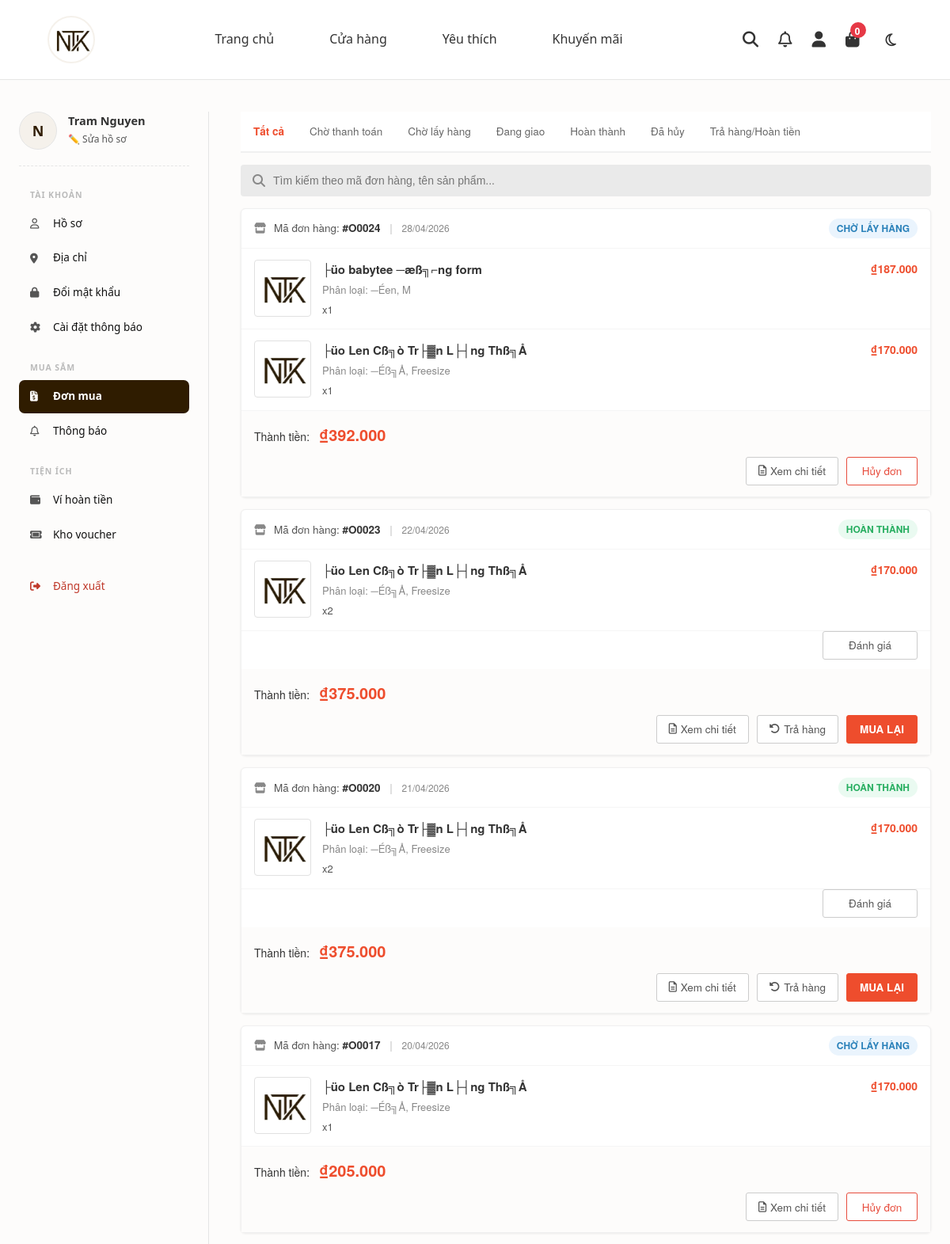
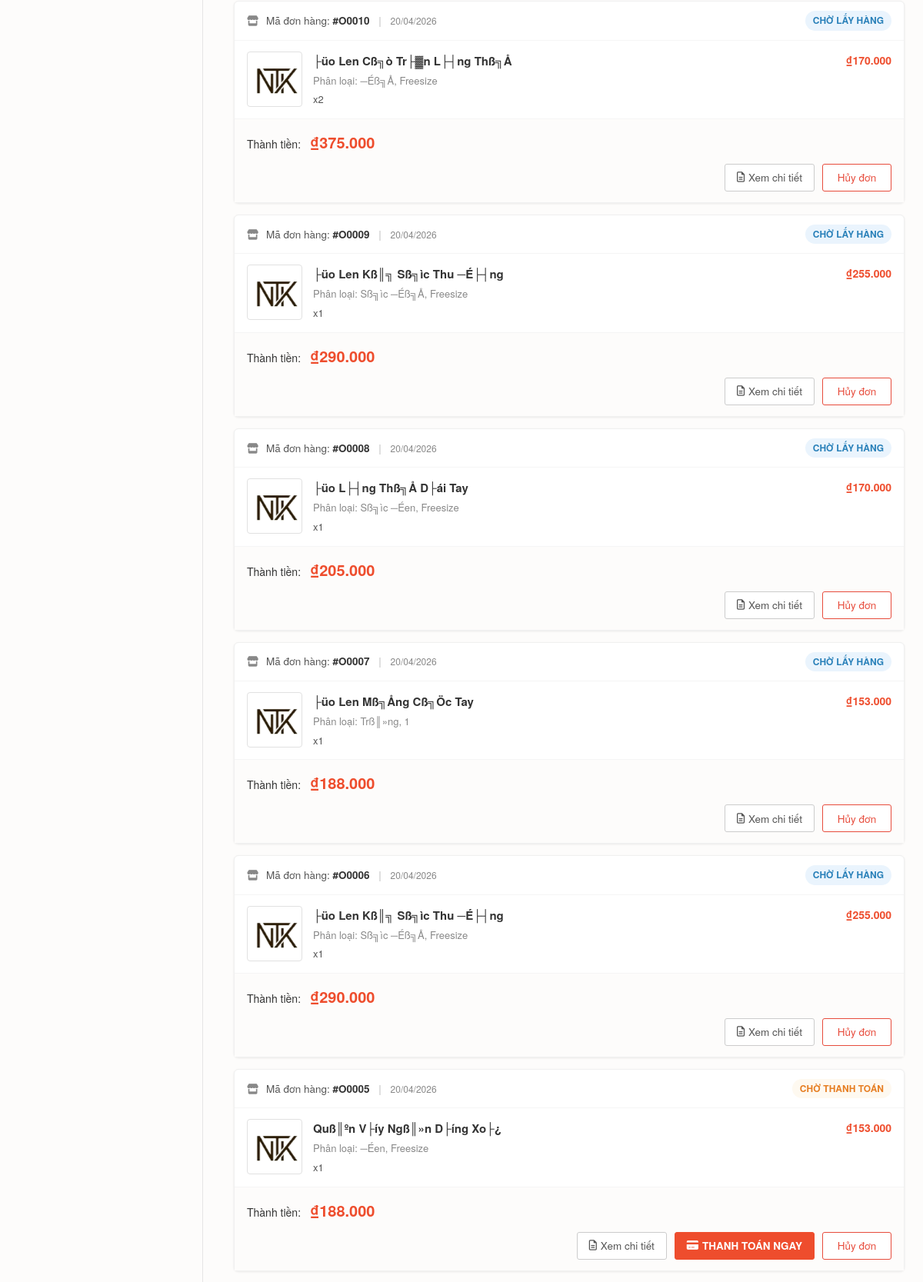
Page /views/user/dashboard.php?view=donmua (signed in, upper part) on the committed database (2 pictures, top to bottom).
### tables this page shows
CREATE TABLE `users` (
  `user_id` char(5) NOT NULL,
  `username` varchar(50) NOT NULL,
  `password` varchar(50) NOT NULL,
  `fullname` varchar(100) DEFAULT NULL,
  `email` varchar(100) DEFAULT NULL,
  `phonenumber` varchar(10) DEFAULT NULL,
  `address` text DEFAULT NULL,
  `verification_code` varchar(6) DEFAULT NULL,
  `verification_code_expires_at` datetime DEFAULT NULL,
  `is_verified` int(11) DEFAULT 0,
  `role` int(11) DEFAULT 0,
  `status` int(11) DEFAULT 1,
  `created_at` datetime DEFAULT current_timestamp(),
  `total_orders` int(11) DEFAULT 0,
  `total_spend` decimal(15,2) DEFAULT 0.00,
  `bank_name` varchar(100) DEFAULT NULL,
  `bank_account_number` varchar(20) DEFAULT NULL,
  `bank_account_name` varchar(100) DEFAULT NULL,
  `wallet_balance` decimal(15,2) DEFAULT 0.00,
  `current_points` int(11) NOT NULL DEFAULT 0,
  `tier` varchar(50) NOT NULL DEFAULT 'Member',
  `accumulated_points` int(11) NOT NULL DEFAULT 0,
  PRIMARY KEY (`user_id`),
  UNIQUE KEY `username` (`username`)
);

CREATE TABLE `orders` (
  `order_id` char(5) NOT NULL,
  `payos_order_code` bigint(20) DEFAULT NULL,
  `payos_qr_code` text DEFAULT NULL,
  `user_id` char(5) DEFAULT NULL,
  `order_date` datetime DEFAULT current_timestamp(),
  `fullname` varchar(100) DEFAULT NULL,
  `phone` varchar(10) DEFAULT NULL,
  `address` varchar(500) DEFAULT NULL,
  `total_price` decimal(15,2) DEFAULT NULL,
  `shipping_fee` decimal(15,2) DEFAULT NULL,
  `shipping_method_id` char(5) DEFAULT NULL,
  `discount_value` decimal(15,2) DEFAULT NULL,
  `order_status` int(11) DEFAULT NULL,
  `final_price` decimal(15,2) DEFAULT NULL,
  `payment_status` int(11) DEFAULT 0,
  `payment_method` int(11) DEFAULT NULL,
  `coupon_id` char(5) DEFAULT NULL,
  `tracking_number` varchar(50) DEFAULT NULL,
  `wallet_used_amount` decimal(15,2) DEFAULT 0.00,
  `note` varchar(500) DEFAULT NULL,
  `payos_checkout_url` varchar(1000) DEFAULT NULL,
  PRIMARY KEY (`order_id`),
  KEY `fk_order_user` (`user_id`),
  KEY `fk_order_coupon` (`coupon_id`),
  KEY `fk_order_ship` (`shipping_method_id`),
  CONSTRAINT `fk_order_coupon` FOREIGN KEY (`coupon_id`) REFERENCES `coupons` (`coupon_id`),
  CONSTRAINT `fk_order_ship` FOREIGN KEY (`shipping_method_id`) REFERENCES `shipping_methods` (`shipping_method_id`),
  CONSTRAINT `fk_order_user` FOREIGN KEY (`user_id`) REFERENCES `users` (`user_id`)
);

CREATE TABLE `products` (
  `product_id` char(5) NOT NULL,
  `category_id` char(5) DEFAULT NULL,
  `name` varchar(200) NOT NULL,
  `description` varchar(500) DEFAULT NULL,
  `image` varchar(255) DEFAULT NULL,
  `rating` decimal(2,1) DEFAULT NULL,
  `sold_count` int(11) DEFAULT 0,
  `status` int(11) DEFAULT 1,
  `avg_rating` decimal(2,1) DEFAULT NULL,
  `total_reviews` int(11) DEFAULT 0,
  `seo_title` varchar(150) DEFAULT NULL,
  `seo_description` varchar(300) DEFAULT NULL,
  PRIMARY KEY (`product_id`),
  KEY `fk_prod_cat` (`category_id`)
);

CREATE TABLE `order_details` (
  `detail_id` char(5) NOT NULL,
  `order_id` char(5) DEFAULT NULL,
  `variant_id` char(5) DEFAULT NULL,
  `quantity` int(11) DEFAULT NULL,
  `price` decimal(15,2) DEFAULT NULL,
  `feedback` varchar(500) DEFAULT NULL,
  `is_reviewed` int(11) DEFAULT 0,
  `product_name` varchar(200) DEFAULT NULL,
  `unit_price` decimal(15,2) DEFAULT NULL,
  PRIMARY KEY (`detail_id`),
  KEY `fk_detail_order` (`order_id`),
  KEY `fk_detail_variant` (`variant_id`),
  CONSTRAINT `fk_detail_order` FOREIGN KEY (`order_id`) REFERENCES `orders` (`order_id`),
  CONSTRAINT `fk_detail_variant` FOREIGN KEY (`variant_id`) REFERENCES `product_variants` (`variant_id`)
);

### src/views/user/orders.php (the view, shortened to what this page needs)
<?php
$user_id = $_SESSION['user_id'];
$current_tab = isset($_GET['tab']) ? $_GET['tab'] : 'all';
function getOrderStatusInfo($code) {
    $map = [
        0  => ['text' => 'CHỜ THANH TOÁN',          'color' => '#e67e22', 'bg' => '#fef9f0'],
        1  => ['text' => 'CHỜ LẤY HÀNG',            'color' => '#2980b9', 'bg' => '#eaf4fd'],
        2  => ['text' => 'ĐANG GIAO HÀNG',           'color' => '#8e44ad', 'bg' => '#f5eef8'],
        3  => ['text' => 'HOÀN THÀNH',               'color' => '#27ae60', 'bg' => '#eafaf1'],
        4  => ['text' => 'ĐÃ HỦY',                   'color' => '#888888', 'bg' => '#f5f5f5'],
        5  => ['text' => 'ĐANG YÊU CẦU TRẢ HÀNG',   'color' => '#c0392b', 'bg' => '#fdf0ef'],
        6  => ['text' => 'ĐANG HOÀN TRẢ HÀNG',       'color' => '#d35400', 'bg' => '#fef5ec'],
        7  => ['text' => 'ĐÃ HOÀN TIỀN',             'color' => '#1abc9c', 'bg' => '#e8faf8'],
        8  => ['text' => 'CHỜ DUYỆT HỦY',            'color' => '#f39c12', 'bg' => '#fef9e7'],
        9  => ['text' => 'GIAO HÀNG THẤT BẠI',       'color' => '#c0392b', 'bg' => '#fdf0ef'],
        10 => ['text' => 'ĐANG HOÀN VỀ KHO',         'color' => '#7f8c8d', 'bg' => '#f2f3f4'],
    ];
    return $map[$code] ?? ['text' => 'KHÔNG RÕ', 'color' => '#333', 'bg' => '#fff'];
}
$params = [':user_id' => $user_id];
$status_condition = '';
switch ($current_tab) {
    default:
        $status_condition = "AND o.order_status NOT IN (4)";
}
$sql = "
    SELECT
        o.order_id, o.order_status, o.final_price, o.order_date,
        o.payment_method, o.payment_status, o.tracking_number,
        od.quantity, od.price, p.product_id,
        p.name AS product_name, p.image AS product_image,
        v.color, v.size, v.image AS variant_image
    FROM orders o
    JOIN order_details od ON o.order_id = od.order_id
    JOIN product_variants v ON od.variant_id = v.variant_id
    JOIN products p ON v.product_id = p.product_id
    WHERE o.user_id = :user_id $status_condition
    ORDER BY o.order_date DESC
";
try {
    $stmt = $conn->prepare($sql);
    $stmt->execute($params);
    $results = $stmt->fetchAll(PDO::FETCH_ASSOC);
    $orders = [];
    foreach ($results as $row) {
        $oid = $row['order_id'];
        if (!isset($orders[$oid])) {
            $orders[$oid] = [
                'order_id'       => $oid,
                'status'         => (int)$row['order_status'],
                'total_amount'   => $row['final_price'],
                'order_date'     => $row['order_date'],
                'payment_method' => (int)$row['payment_method'],
                'payment_status' => (int)$row['payment_status'],
                'tracking_number'=> $row['tracking_number'],
                'items'          => []
            ];
        }
        $variant_parts = [];
        if (!empty($row['color'])) $variant_parts[] = $row['color'];
        if (!empty($row['size']))  $variant_parts[] = $row['size'];
        $row['variant_name'] = implode(', ', $variant_parts);
        $row['image_url']    = !empty($row['variant_image']) ? $row['variant_image'] : $row['product_image'];
        $orders[$oid]['items'][] = $row;
    }
} catch (PDOException $e) {
    echo "<div style='padding:20px; background:#fff3cd; color:#856404;'>Lỗi SQL: " . $e->getMessage() . "</div>";
    $orders = [];
}
?>
<div class="order-container">
    <div class="order-tabs">
        <a href="?view=donmua&tab=all"    class="<?= $current_tab === 'all'    ? 'active' : '' ?>">Tất cả</a>
        <a href="?view=donmua&tab=0"      class="<?= $current_tab === '0'      ? 'active' : '' ?>">Chờ thanh toán</a>
        <a href="?view=donmua&tab=1"      class="<?= $current_tab === '1'      ? 'active' : '' ?>">Chờ lấy hàng</a>
        <a href="?view=donmua&tab=2"      class="<?= $current_tab === '2'      ? 'active' : '' ?>">Đang giao</a>
        <a href="?view=donmua&tab=3"      class="<?= $current_tab === '3'      ? 'active' : '' ?>">Hoàn thành</a>
        <a href="?view=donmua&tab=4"      class="<?= $current_tab === '4'      ? 'active' : '' ?>">Đã hủy</a>
        <a href="?view=donmua&tab=return" class="<?= $current_tab === 'return' ? 'active' : '' ?>">Trả hàng/Hoàn tiền</a>
    </div>
    <div class="order-search">
        <i class="fa-solid fa-magnifying-glass" style="color:#888;"></i>
        <input type="text" placeholder="Tìm kiếm theo mã đơn hàng, tên sản phẩm...">
    </div>
    <?php if (empty($orders)): ?>
        <div class="empty-order">
            <i class="fa-solid fa-box-open"></i>
            <p>Chưa có đơn hàng nào trong mục này</p>
        </div>
    <?php else: ?>
        <?php foreach ($orders as $order): ?>
            <?php
            $st    = $order['status'];
            $stInfo = getOrderStatusInfo($st);
            $is_cancelled = ($st === 4);
            ?>
            <div class="order-card">
                <div class="order-header">
                    <span style="font-weight:500; color:#555;">
                        <i class="fa-solid fa-store" style="margin-right:6px; color:#888;"></i>
                        Mã đơn hàng: <strong style="color:#333;">#<?= htmlspecialchars($order['order_id']) ?></strong>
                        <span style="color:#bbb; margin: 0 8px;">|</span>
                        <span style="font-size:12px; color:#888;"><?= date('d/m/Y', strtotime($order['order_date'])) ?></span>
                    </span>
                    <span class="status-chip" style="color:<?= $stInfo['color'] ?>; background:<?= $stInfo['bg'] ?>;">
                        <?= $stInfo['text'] ?>
                    </span>
                </div>
                <?php foreach ($order['items'] as $item): ?>
                    <div class="order-item">
                        <img src="<?= htmlspecialchars($item['image_url'] ?? '') ?>"
                             alt="Product" class="item-img"
                             style="<?= $is_cancelled ? 'filter:grayscale(100%); opacity:0.6;' : '' ?>"
                             onerror="this.src='../../assets/images/logo-ntk.png'">
                        <div class="item-info">
                            <h4 class="item-name" style="<?= $is_cancelled ? 'color:#aaa;' : '' ?>">
                                <?= htmlspecialchars($item['product_name']) ?>
                            </h4>
                            <?php if (!empty($item['variant_name'])): ?>
                                <div class="item-variant">Phân loại: <?= htmlspecialchars($item['variant_name']) ?></div>
                            <?php endif; ?>
                            <div class="item-qty">x<?= (int)$item['quantity'] ?></div>
                        </div>
                        <div class="item-price" style="<?= $is_cancelled ? 'color:#bbb;' : '' ?>">
                            ₫<?= number_format($item['price'], 0, ',', '.') ?>
                        </div>
                    </div>
                    <?php if ($st === 3): ?>
                        <div style="padding:0 16px 12px 16px; display:flex; gap:8px; justify-content:flex-end;">
                            <button type="button" class="btn btn-outline" style="min-width:120px;" data-product-id="<?= htmlspecialchars($item['product_id']) ?>" data-product-name="<?= htmlspecialchars($item['product_name']) ?>" onclick="openReviewModal(this)">Đánh giá</button>
                        </div>
                    <?php endif; ?>
                <?php endforeach; ?>
                <div class="order-footer">
                    <div class="order-total">
                        Thành tiền: <span class="total-price">₫<?= number_format($order['total_amount'], 0, ',', '.') ?></span>
                    </div>
                    <div class="order-actions">
                        <a href="?view=chitietdonhang&id=<?= htmlspecialchars($order['order_id']) ?>" class="btn btn-outline">
                            <i class="fa-regular fa-file-lines" style="margin-right:5px;"></i> Xem chi tiết
                        </a>
                        <?php if ($st === 0): ?>
                            <a href="../../order_success.php?id=<?= htmlspecialchars($order['order_id']) ?>&method=online" class="btn btn-primary">
                                <i class="fa-solid fa-credit-card" style="margin-right:5px;"></i> Thanh toán ngay
                            </a>
                            <a href="../../controllers/cancel_order.php?id=<?= htmlspecialchars($order['order_id']) ?>"
                               class="btn btn-danger-outline"
                               onclick="return confirm('Bạn chắc chắn muốn hủy đơn hàng này không?')">
                                Hủy đơn
                            </a>
                        <?php elseif ($st === 1): ?>
                            <a href="../../controllers/cancel_order.php?id=<?= htmlspecialchars($order['order_id']) ?>"
                               class="btn btn-danger-outline"
                               onclick="return confirm('Bạn chắc chắn muốn hủy đơn hàng này không?')">
                                Hủy đơn
                            </a>
                        <?php elseif ($st === 3): ?>
                            <button class="btn btn-outline"
                                onclick="document.getElementById('return-modal-<?= $order['order_id'] ?>').style.display='flex'">
                                <i class="fa-solid fa-rotate-left" style="margin-right:5px;"></i> Trả hàng
                            </button>
                            <a href="../../controllers/buy_again.php?id=<?= htmlspecialchars($order['order_id']) ?>" class="btn btn-primary">MUA LẠI</a>
                        <?php elseif ($st === 4): ?>
                            <a href="../../controllers/buy_again.php?id=<?= htmlspecialchars($order['order_id']) ?>" class="btn btn-primary">MUA LẠI</a>
                        <?php endif; ?>
                    </div>
                </div>
            </div>
        <?php endforeach; ?>
    <?php endif; ?>
</div>

### src/views/user/dashboard.php (shortened to what this page needs)
<?php
require_once __DIR__ . '/../../config/database.php';
try {
    $stmt = $conn->prepare("SELECT * FROM users WHERE user_id = :user_id");
    $stmt->execute(['user_id' => $_SESSION['user_id']]);
    $current_user = $stmt->fetch(PDO::FETCH_ASSOC);
} catch (PDOException $e) {
    echo "Lỗi: " . $e->getMessage();
    exit;
}
$view = isset($_GET['view']) ? $_GET['view'] : 'hoso';
?>
<!DOCTYPE html>
<html lang="vi">
<head>
    <link rel="stylesheet" href="https://cdnjs.cloudflare.com/ajax/libs/font-awesome/6.4.0/css/all.min.css">
    <link rel="stylesheet" href="../../assets/css/style.css">
</head>
<body>
<?php
require realpath(__DIR__ . '/../../includes/header.php');
?>
<div class="dashboard-wrap">
    <aside class="dashboard-sidebar">
        <div class="user-card">
            <div class="user-avatar"><?= strtoupper(substr($current_user['username'], 0, 1)) ?></div>
            <div>
                <div class="user-name"><?= htmlspecialchars($current_user['fullname'] ?: $current_user['username']) ?></div>
                <a href="dashboard.php?view=hoso" class="user-edit">✏️ Sửa hồ sơ</a>
            </div>
        </div>
        <div class="menu-section-title">Tài khoản</div>
        <ul class="sidebar-menu">
            <li><a href="dashboard.php?view=hoso"       class="<?= $view=='hoso'       ? 'active' : '' ?>"><i class="fa-regular fa-user"></i>Hồ sơ</a></li>
            <li><a href="dashboard.php?view=diachi"     class="<?= $view=='diachi'     ? 'active' : '' ?>"><i class="fa-solid fa-location-dot"></i>Địa chỉ</a></li>
            <li><a href="dashboard.php?view=doimatkhau" class="<?= $view=='doimatkhau' ? 'active' : '' ?>"><i class="fa-solid fa-lock"></i>Đổi mật khẩu</a></li>
            <li><a href="dashboard.php?view=caidat"     class="<?= $view=='caidat'     ? 'active' : '' ?>"><i class="fa-solid fa-gear"></i>Cài đặt thông báo</a></li>
        </ul>
        <div class="menu-section-title">Mua sắm</div>
        <ul class="sidebar-menu">
            <li><a href="dashboard.php?view=donmua"   class="<?= $view=='donmua'   ? 'active' : '' ?>"><i class="fa-solid fa-file-invoice-dollar"></i>Đơn mua</a></li>
            <li><a href="dashboard.php?view=thongbao" class="<?= $view=='thongbao' ? 'active' : '' ?>"><i class="fa-regular fa-bell"></i>Thông báo</a></li>
        </ul>
        <div class="menu-section-title">Tiện ích</div>
        <ul class="sidebar-menu">
            <li><a href="dashboard.php?view=vihoantien" class="<?= $view=='vihoantien' ? 'active' : '' ?>"><i class="fa-solid fa-wallet"></i>Ví hoàn tiền</a></li>
            <li><a href="dashboard.php?view=khovoucher" class="<?= ($view=='khovoucher'||$view=='all_coupons') ? 'active' : '' ?>"><i class="fa-solid fa-ticket"></i>Kho voucher</a></li>
        </ul>
        <div style="margin-top: 24px;">
            <ul class="sidebar-menu">
                <li><a href="../logout.php" class="logout"><i class="fa-solid fa-right-from-bracket"></i>Đăng xuất</a></li>
            </ul>
        </div>
    </aside>
    <main class="dashboard-content">
        <?php
            switch ($view) {
                case 'donmua':         include 'orders.php';               break;
            }
        ?>
    </main>
</div>
</body>
</html>

### rows in the picture
users: username "N", fullname "Tram Nguyen"
orders: products.name "├üo babytee ─æß╗⌐ng form", variant_name "─Éen, M", order_details.quantity "1", order_details.price "187.000", products.name "├üo Len Cß╗ò Tr├▓n L├┤ng Thß╗Å", variant_name "─Éß╗Å, Freesize", order_details.price "170.000"
orders: order_id "O0023", order_date "22/04/2026", order_status "HOÀN THÀNH", products.name "├üo Len Cß╗ò Tr├▓n L├┤ng Thß╗Å", variant_name "─Éß╗Å, Freesize", order_details.quantity "2", order_details.price "170.000", final_price "375.000"
orders: order_id "O0020", order_date "21/04/2026", order_status "HOÀN THÀNH", products.name "├üo Len Cß╗ò Tr├▓n L├┤ng Thß╗Å", variant_name "─Éß╗Å, Freesize", order_details.quantity "2", order_details.price "170.000", final_price "375.000"
orders: order_id "O0017", order_date "20/04/2026", order_status "CHỜ LẤY HÀNG", products.name "├üo Len Cß╗ò Tr├▓n L├┤ng Thß╗Å", variant_name "─Éß╗Å, Freesize", order_details.quantity "1", order_details.price "170.000", final_price "205.000"
orders: order_id "O0010", order_date "20/04/2026", order_status "CHỜ LẤY HÀNG", products.name "├üo Len Cß╗ò Tr├▓n L├┤ng Thß╗Å", variant_name "─Éß╗Å, Freesize", order_details.quantity "2", order_details.price "170.000", final_price "375.000"
orders: order_id "O0009", order_date "20/04/2026", order_status "CHỜ LẤY HÀNG", products.name "├üo Len Kß║╗ Sß╗ìc Thu ─É├┤ng", variant_name "Sß╗ìc ─Éß╗Å, Freesize", order_details.quantity "1", order_details.price "255.000", final_price "290.000"
orders: order_id "O0008", order_date "20/04/2026", order_status "CHỜ LẤY HÀNG", products.name "├üo L├┤ng Thß╗Å D├ái Tay", variant_name "Sß╗ìc ─Éen, Freesize", order_details.quantity "1", order_details.price "170.000", final_price "205.000"
orders: order_id "O0007", order_date "20/04/2026", order_status "CHỜ LẤY HÀNG", products.name "├üo Len Mß╗Ång Cß╗Öc Tay", variant_name "Trß║»ng, 1", order_details.quantity "1", order_details.price "153.000", final_price "188.000"
orders: order_id "O0006", order_date "20/04/2026", order_status "CHỜ LẤY HÀNG", products.name "├üo Len Kß║╗ Sß╗ìc Thu ─É├┤ng", variant_name "Sß╗ìc ─Éß╗Å, Freesize", order_details.quantity "1", order_details.price "255.000", final_price "290.000"
orders: order_id "O0005", order_date "20/04/2026", order_status "CHỜ THANH TOÁN", products.name "Quß║ºn V├íy Ngß║»n D├íng Xo├¿", variant_name "─Éen, Freesize", order_details.quantity "1", order_details.price "153.000", final_price "188.000"

### other values in the picture
$cart_count "0"
$order['order_id'] "O0024"
date('d/m/Y', strtotime($order['order_date'])) "28/04/2026"
$stInfo['text'] "CHỜ LẤY HÀNG"
$order['total_amount'] "392.000"
